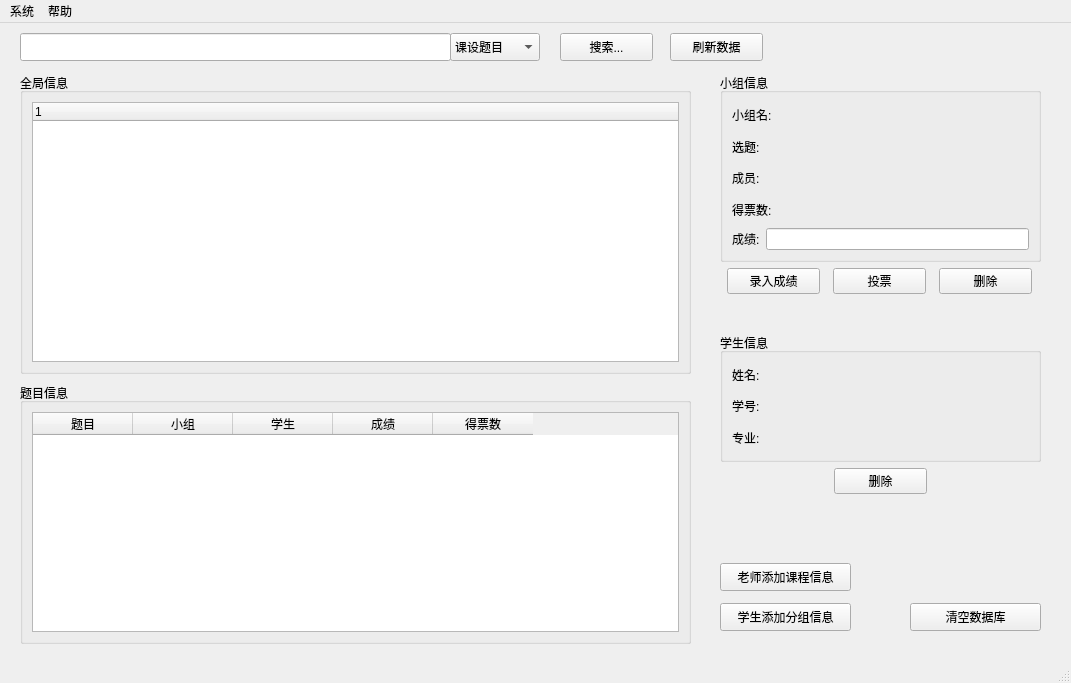
<?xml version="1.0" encoding="UTF-8"?>
<ui version="4.0">
 <class>MainWindow</class>
 <widget class="QMainWindow" name="MainWindow">
  <property name="geometry">
   <rect>
    <x>0</x>
    <y>0</y>
    <width>1071</width>
    <height>683</height>
   </rect>
  </property>
  <property name="windowTitle">
   <string>MainWindow</string>
  </property>
  <widget class="QWidget" name="centralwidget">
   <widget class="QPushButton" name="SearchpushButton">
    <property name="geometry">
     <rect>
      <x>560</x>
      <y>10</y>
      <width>93</width>
      <height>28</height>
     </rect>
    </property>
    <property name="sizePolicy">
     <sizepolicy hsizetype="Minimum" vsizetype="Minimum">
      <horstretch>0</horstretch>
      <verstretch>0</verstretch>
     </sizepolicy>
    </property>
    <property name="text">
     <string>搜索...</string>
    </property>
   </widget>
   <widget class="QComboBox" name="SearchcomboBox">
    <property name="geometry">
     <rect>
      <x>450</x>
      <y>10</y>
      <width>90</width>
      <height>28</height>
     </rect>
    </property>
    <property name="sizePolicy">
     <sizepolicy hsizetype="Minimum" vsizetype="Minimum">
      <horstretch>0</horstretch>
      <verstretch>0</verstretch>
     </sizepolicy>
    </property>
    <property name="minimumSize">
     <size>
      <width>90</width>
      <height>0</height>
     </size>
    </property>
    <item>
     <property name="text">
      <string>课设题目</string>
     </property>
    </item>
    <item>
     <property name="text">
      <string>专业</string>
     </property>
    </item>
    <item>
     <property name="text">
      <string>学生姓名</string>
     </property>
    </item>
   </widget>
   <widget class="QLineEdit" name="SearchlineEdit">
    <property name="geometry">
     <rect>
      <x>20</x>
      <y>10</y>
      <width>431</width>
      <height>28</height>
     </rect>
    </property>
    <property name="sizePolicy">
     <sizepolicy hsizetype="Expanding" vsizetype="Minimum">
      <horstretch>0</horstretch>
      <verstretch>0</verstretch>
     </sizepolicy>
    </property>
   </widget>
   <widget class="QWidget" name="layoutWidget">
    <property name="geometry">
     <rect>
      <x>720</x>
      <y>50</y>
      <width>321</width>
      <height>221</height>
     </rect>
    </property>
    <layout class="QVBoxLayout" name="verticalLayout_5">
     <item>
      <widget class="QGroupBox" name="TeamMsggroupBox">
       <property name="title">
        <string>小组信息</string>
       </property>
       <layout class="QVBoxLayout" name="verticalLayout_6">
        <item>
         <layout class="QHBoxLayout" name="horizontalLayout_6">
          <item>
           <widget class="QLabel" name="label_4">
            <property name="text">
             <string>小组名:</string>
            </property>
           </widget>
          </item>
          <item>
           <widget class="QLabel" name="TeamName">
            <property name="text">
             <string/>
            </property>
            <property name="alignment">
             <set>Qt::AlignRight|Qt::AlignTrailing|Qt::AlignVCenter</set>
            </property>
           </widget>
          </item>
         </layout>
        </item>
        <item>
         <layout class="QHBoxLayout" name="horizontalLayout_10">
          <item>
           <widget class="QLabel" name="label_8">
            <property name="text">
             <string>选题:</string>
            </property>
           </widget>
          </item>
          <item>
           <widget class="QLabel" name="TeamAssi">
            <property name="text">
             <string/>
            </property>
            <property name="alignment">
             <set>Qt::AlignRight|Qt::AlignTrailing|Qt::AlignVCenter</set>
            </property>
           </widget>
          </item>
         </layout>
        </item>
        <item>
         <layout class="QHBoxLayout" name="horizontalLayout_7">
          <item>
           <widget class="QLabel" name="label_5">
            <property name="text">
             <string>成员:</string>
            </property>
           </widget>
          </item>
          <item>
           <widget class="QLabel" name="TeamMember">
            <property name="text">
             <string/>
            </property>
            <property name="alignment">
             <set>Qt::AlignRight|Qt::AlignTrailing|Qt::AlignVCenter</set>
            </property>
           </widget>
          </item>
         </layout>
        </item>
        <item>
         <layout class="QHBoxLayout" name="horizontalLayout_8">
          <item>
           <widget class="QLabel" name="label_6">
            <property name="text">
             <string>得票数:</string>
            </property>
           </widget>
          </item>
          <item>
           <widget class="QLabel" name="TeamVote">
            <property name="text">
             <string/>
            </property>
            <property name="alignment">
             <set>Qt::AlignRight|Qt::AlignTrailing|Qt::AlignVCenter</set>
            </property>
           </widget>
          </item>
         </layout>
        </item>
        <item>
         <layout class="QHBoxLayout" name="horizontalLayout_9">
          <item>
           <widget class="QLabel" name="label_7">
            <property name="text">
             <string>成绩:</string>
            </property>
           </widget>
          </item>
          <item>
           <widget class="QLineEdit" name="TeamScore">
            <property name="alignment">
             <set>Qt::AlignRight|Qt::AlignTrailing|Qt::AlignVCenter</set>
            </property>
           </widget>
          </item>
         </layout>
        </item>
       </layout>
      </widget>
     </item>
     <item>
      <layout class="QHBoxLayout" name="horizontalLayout_3">
       <item>
        <widget class="QPushButton" name="inputScorepushButton">
         <property name="sizePolicy">
          <sizepolicy hsizetype="Minimum" vsizetype="Fixed">
           <horstretch>0</horstretch>
           <verstretch>0</verstretch>
          </sizepolicy>
         </property>
         <property name="maximumSize">
          <size>
           <width>93</width>
           <height>16777215</height>
          </size>
         </property>
         <property name="text">
          <string>录入成绩</string>
         </property>
        </widget>
       </item>
       <item>
        <widget class="QPushButton" name="VoteTeampushButton">
         <property name="sizePolicy">
          <sizepolicy hsizetype="Minimum" vsizetype="Fixed">
           <horstretch>0</horstretch>
           <verstretch>0</verstretch>
          </sizepolicy>
         </property>
         <property name="maximumSize">
          <size>
           <width>93</width>
           <height>16777215</height>
          </size>
         </property>
         <property name="text">
          <string>投票</string>
         </property>
        </widget>
       </item>
       <item>
        <widget class="QPushButton" name="DelTeamMsgpushButton">
         <property name="sizePolicy">
          <sizepolicy hsizetype="Minimum" vsizetype="Maximum">
           <horstretch>0</horstretch>
           <verstretch>0</verstretch>
          </sizepolicy>
         </property>
         <property name="maximumSize">
          <size>
           <width>93</width>
           <height>16777215</height>
          </size>
         </property>
         <property name="text">
          <string>删除</string>
         </property>
        </widget>
       </item>
      </layout>
     </item>
    </layout>
   </widget>
   <widget class="QPushButton" name="StuAddpushButton">
    <property name="geometry">
     <rect>
      <x>720</x>
      <y>580</y>
      <width>131</width>
      <height>28</height>
     </rect>
    </property>
    <property name="sizePolicy">
     <sizepolicy hsizetype="Minimum" vsizetype="Minimum">
      <horstretch>0</horstretch>
      <verstretch>0</verstretch>
     </sizepolicy>
    </property>
    <property name="text">
     <string>学生添加分组信息</string>
    </property>
   </widget>
   <widget class="QWidget" name="layoutWidget">
    <property name="geometry">
     <rect>
      <x>720</x>
      <y>310</y>
      <width>321</width>
      <height>161</height>
     </rect>
    </property>
    <layout class="QVBoxLayout" name="verticalLayout_2">
     <item>
      <widget class="QGroupBox" name="StuMsggroupBox">
       <property name="title">
        <string>学生信息</string>
       </property>
       <layout class="QVBoxLayout" name="verticalLayout">
        <item>
         <layout class="QHBoxLayout" name="horizontalLayout_2">
          <item>
           <widget class="QLabel" name="label">
            <property name="text">
             <string>姓名:</string>
            </property>
           </widget>
          </item>
          <item>
           <widget class="QLabel" name="StuName">
            <property name="text">
             <string/>
            </property>
            <property name="alignment">
             <set>Qt::AlignRight|Qt::AlignTrailing|Qt::AlignVCenter</set>
            </property>
           </widget>
          </item>
         </layout>
        </item>
        <item>
         <layout class="QHBoxLayout" name="horizontalLayout_4">
          <item>
           <widget class="QLabel" name="label_2">
            <property name="text">
             <string>学号:</string>
            </property>
           </widget>
          </item>
          <item>
           <widget class="QLabel" name="StuNum">
            <property name="text">
             <string/>
            </property>
            <property name="alignment">
             <set>Qt::AlignRight|Qt::AlignTrailing|Qt::AlignVCenter</set>
            </property>
           </widget>
          </item>
         </layout>
        </item>
        <item>
         <layout class="QHBoxLayout" name="horizontalLayout_5">
          <item>
           <widget class="QLabel" name="label_3">
            <property name="text">
             <string>专业:</string>
            </property>
           </widget>
          </item>
          <item>
           <widget class="QLabel" name="StuMajor">
            <property name="text">
             <string/>
            </property>
            <property name="alignment">
             <set>Qt::AlignRight|Qt::AlignTrailing|Qt::AlignVCenter</set>
            </property>
           </widget>
          </item>
         </layout>
        </item>
       </layout>
      </widget>
     </item>
     <item>
      <layout class="QHBoxLayout" name="horizontalLayout">
       <item>
        <widget class="QPushButton" name="DelStuMsgpushButton">
         <property name="sizePolicy">
          <sizepolicy hsizetype="Minimum" vsizetype="Maximum">
           <horstretch>0</horstretch>
           <verstretch>0</verstretch>
          </sizepolicy>
         </property>
         <property name="maximumSize">
          <size>
           <width>93</width>
           <height>16777215</height>
          </size>
         </property>
         <property name="text">
          <string>删除</string>
         </property>
        </widget>
       </item>
      </layout>
     </item>
    </layout>
   </widget>
   <widget class="QPushButton" name="TchAddpushButton">
    <property name="geometry">
     <rect>
      <x>720</x>
      <y>540</y>
      <width>131</width>
      <height>28</height>
     </rect>
    </property>
    <property name="sizePolicy">
     <sizepolicy hsizetype="Minimum" vsizetype="Minimum">
      <horstretch>0</horstretch>
      <verstretch>0</verstretch>
     </sizepolicy>
    </property>
    <property name="text">
     <string>老师添加课程信息</string>
    </property>
   </widget>
   <widget class="QPushButton" name="refresh_data">
    <property name="geometry">
     <rect>
      <x>670</x>
      <y>10</y>
      <width>93</width>
      <height>28</height>
     </rect>
    </property>
    <property name="sizePolicy">
     <sizepolicy hsizetype="Minimum" vsizetype="Minimum">
      <horstretch>0</horstretch>
      <verstretch>0</verstretch>
     </sizepolicy>
    </property>
    <property name="text">
     <string>刷新数据</string>
    </property>
   </widget>
   <widget class="QGroupBox" name="groupBox">
    <property name="geometry">
     <rect>
      <x>20</x>
      <y>360</y>
      <width>671</width>
      <height>261</height>
     </rect>
    </property>
    <property name="title">
     <string>题目信息</string>
    </property>
    <layout class="QGridLayout" name="gridLayout">
     <item row="0" column="0">
      <widget class="QTableWidget" name="tableWidget">
       <column>
        <property name="text">
         <string>题目</string>
        </property>
       </column>
       <column>
        <property name="text">
         <string>小组</string>
        </property>
       </column>
       <column>
        <property name="text">
         <string>学生</string>
        </property>
       </column>
       <column>
        <property name="text">
         <string>成绩</string>
        </property>
       </column>
       <column>
        <property name="text">
         <string>得票数</string>
        </property>
       </column>
      </widget>
     </item>
    </layout>
   </widget>
   <widget class="QGroupBox" name="groupBox_2">
    <property name="geometry">
     <rect>
      <x>20</x>
      <y>50</y>
      <width>671</width>
      <height>301</height>
     </rect>
    </property>
    <property name="title">
     <string>全局信息</string>
    </property>
    <layout class="QGridLayout" name="gridLayout_3">
     <item row="0" column="0">
      <widget class="QTreeWidget" name="AllMsgtreeWidget">
       <column>
        <property name="text">
         <string notr="true">1</string>
        </property>
       </column>
      </widget>
     </item>
    </layout>
   </widget>
   <widget class="QPushButton" name="deleteDBButton">
    <property name="geometry">
     <rect>
      <x>910</x>
      <y>580</y>
      <width>131</width>
      <height>28</height>
     </rect>
    </property>
    <property name="sizePolicy">
     <sizepolicy hsizetype="Minimum" vsizetype="Minimum">
      <horstretch>0</horstretch>
      <verstretch>0</verstretch>
     </sizepolicy>
    </property>
    <property name="text">
     <string>清空数据库</string>
    </property>
   </widget>
   <zorder>layoutWidget</zorder>
   <zorder>SearchpushButton</zorder>
   <zorder>SearchcomboBox</zorder>
   <zorder>SearchlineEdit</zorder>
   <zorder>layoutWidget</zorder>
   <zorder>StuAddpushButton</zorder>
   <zorder>TchAddpushButton</zorder>
   <zorder>refresh_data</zorder>
   <zorder>groupBox</zorder>
   <zorder>groupBox_2</zorder>
   <zorder>deleteDBButton</zorder>
  </widget>
  <widget class="QStatusBar" name="statusbar"/>
  <widget class="QMenuBar" name="menubar">
   <property name="geometry">
    <rect>
     <x>0</x>
     <y>0</y>
     <width>1071</width>
     <height>26</height>
    </rect>
   </property>
   <widget class="QMenu" name="menuHF">
    <property name="title">
     <string>系统</string>
    </property>
    <addaction name="actionX"/>
   </widget>
   <widget class="QMenu" name="menu">
    <property name="title">
     <string>帮助</string>
    </property>
   </widget>
   <addaction name="menuHF"/>
   <addaction name="menu"/>
  </widget>
  <action name="actionX">
   <property name="text">
    <string>Exit</string>
   </property>
  </action>
 </widget>
 <resources/>
 <connections/>
</ui>
